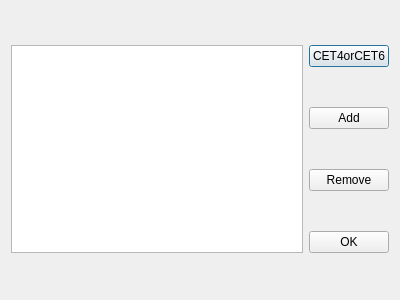
<?xml version="1.0" encoding="UTF-8"?>
<ui version="4.0">
 <class>updateDatabase</class>
 <widget class="QDialog" name="updateDatabase">
  <property name="geometry">
   <rect>
    <x>0</x>
    <y>0</y>
    <width>400</width>
    <height>300</height>
   </rect>
  </property>
  <property name="windowTitle">
   <string>Dialog</string>
  </property>
  <layout class="QGridLayout" name="gridLayout">
   <item row="0" column="0" rowspan="4">
    <widget class="QListWidget" name="databaseListView"/>
   </item>
   <item row="0" column="1">
    <widget class="QPushButton" name="CET4orCET6Button">
     <property name="text">
      <string>CET4orCET6</string>
     </property>
    </widget>
   </item>
   <item row="1" column="1">
    <widget class="QPushButton" name="addDataButton">
     <property name="text">
      <string>Add</string>
     </property>
    </widget>
   </item>
   <item row="2" column="1">
    <widget class="QPushButton" name="removeDataButton">
     <property name="text">
      <string>Remove</string>
     </property>
    </widget>
   </item>
   <item row="3" column="1">
    <widget class="QPushButton" name="okButton">
     <property name="text">
      <string>OK</string>
     </property>
    </widget>
   </item>
  </layout>
 </widget>
 <resources/>
 <connections>
  <connection>
   <sender>okButton</sender>
   <signal>clicked()</signal>
   <receiver>updateDatabase</receiver>
   <slot>accept()</slot>
   <hints>
    <hint type="sourcelabel">
     <x>366</x>
     <y>247</y>
    </hint>
    <hint type="destinationlabel">
     <x>366</x>
     <y>266</y>
    </hint>
   </hints>
  </connection>
 </connections>
</ui>
